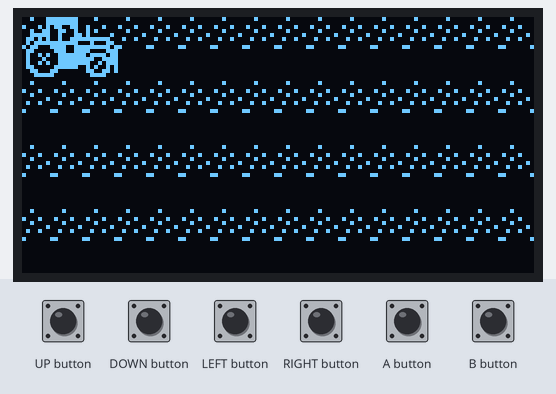
The sketch below on a simulated Arduboy, built with avr-gcc and run on an emulated ATmega32U4. On the bench: 128×64 one-colour display. The inputs (shaded band) are chosen by the test bench.

Above: at 1.11 s.
1.3 s: LEFT button pressed for 0.15 s
At 1.51 s:
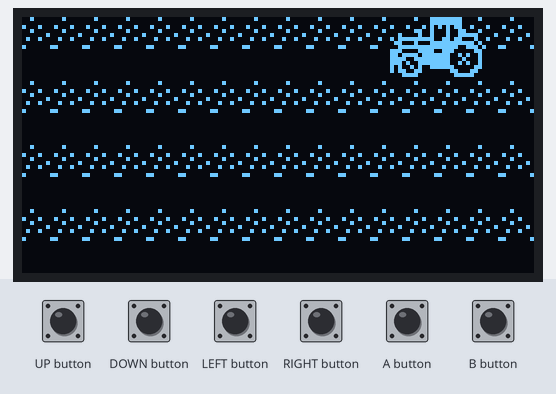
2.0 s: RIGHT button pressed for 0.15 s
At 2.24 s:
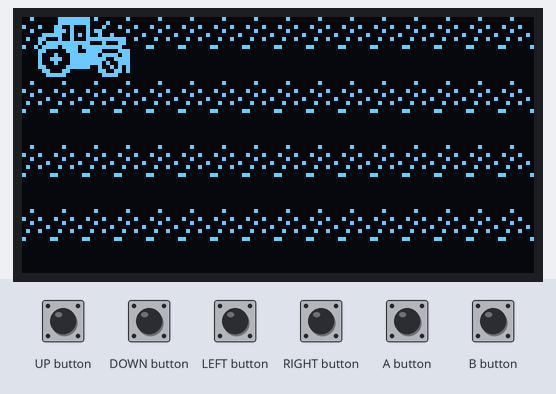
2.7 s: UP button pressed for 0.15 s
At 2.96 s:
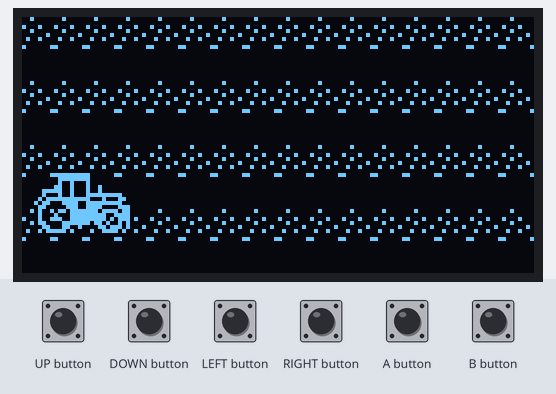
3.4 s: DOWN button pressed for 0.15 s
At 3.56 s:
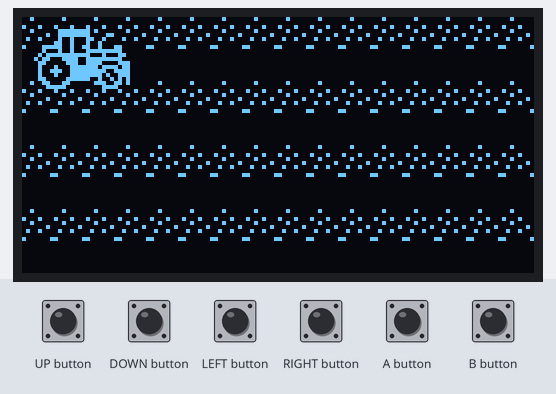
4.1 s: UP button pressed for 1 s
At 4.59 s:
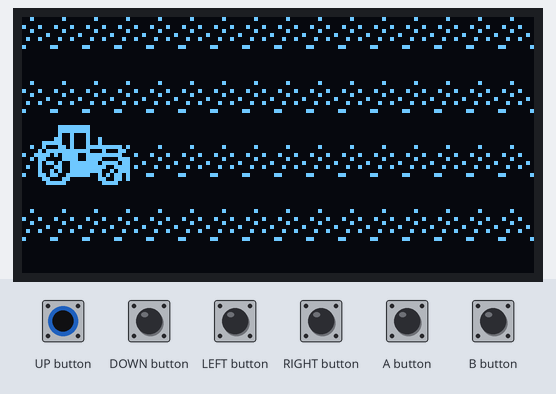
5.7 s: DOWN button pressed for 1 s
At 6.19 s:
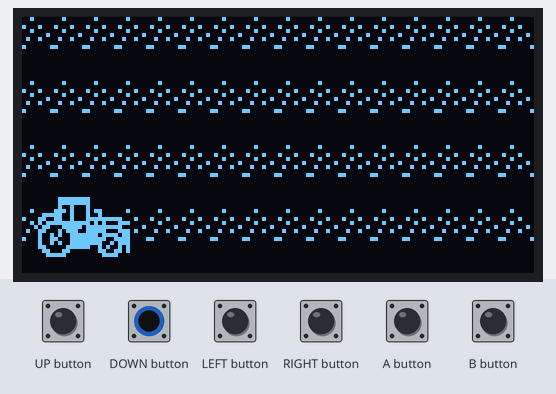

The sketch:

tractor.ino
```cpp
#include <Arduboy2.h>
#include "OldMcDonald.h"
#include "BitMaps.h"
#include <ArduboyTones.h>

Arduboy2 arduboy;
ArduboyTones sound(arduboy.audio.enabled);
Sprites sprites;

enum facingDirection {right, left};
enum facingDirection tractorDirection = right;

const int MAX_X_POS = 103; //farthest to the left the tractor can go before it wraps around
const int MAX_Y_POS = 47; //farthest to the bottom the tractor can go before it wraps around
const int BEEP_COOLDOWN = 60; //delay playing "beep beep" if the kid is pressing it too quickly
const int SONG_COOLDOWN = 120;


int tractorPositionX = 0;
int tractorPositionY = 0;
int beepCount = 0;
int songCount = 0;
byte frame = 0;

void setup() {
  arduboy.begin();
  arduboy.clear();
  arduboy.setFrameRate(30);
}

void loop() {
  bool moved = false;

  if (!(arduboy.nextFrame())) return;
  arduboy.clear();
  drawBackground();
  arduboy.pollButtons();

  if (tractorDirection == right) {
    sprites.drawSelfMasked(tractorPositionX, tractorPositionY, tractor_right, frame);
  }
  if (tractorDirection == left) {
    sprites.drawSelfMasked(tractorPositionX, tractorPositionY, tractor_left, frame);
  }
  if (arduboy.everyXFrames(1)) {
    if (arduboy.pressed(RIGHT_BUTTON)) {
      tractorPositionX = tractorPositionX + 3;
      if (tractorPositionX > MAX_X_POS) {
        tractorPositionX = 0;
      }
      tractorDirection = right;
      moved = true;
    }
    if (arduboy.pressed(LEFT_BUTTON)) {
      tractorPositionX = tractorPositionX - 3;
      if (tractorPositionX < 0) {
        tractorPositionX = MAX_X_POS + 1;
      }
      tractorDirection = left;
      moved = true;
    }
    if (arduboy.pressed(DOWN_BUTTON)) {
      tractorPositionY = tractorPositionY + 3;
      if (tractorPositionY > MAX_Y_POS) {
        tractorPositionY = 0;
      }
      moved = true;
    }
    if (arduboy.pressed(UP_BUTTON)) {
      tractorPositionY = tractorPositionY - 3;
      if (tractorPositionY < 0) {
        tractorPositionY = MAX_Y_POS + 1;
      }
      moved = true;
    }
  }
  if (arduboy.everyXFrames(2)) {
    frame++;
  }

  if (frame > 1) frame = 0;

  if (moved) {
    sound.tones(tractorSound);
  }
  if (arduboy.justPressed(A_BUTTON)) {
    if (beepCount == 0 || beepCount > BEEP_COOLDOWN) {
      sound.tones(beepBeepSound);
      beepCount = 1;
    }
  }
  if (beepCount > 0) {
    beepCount++;
  }
  if (arduboy.justPressed(B_BUTTON)) {
    if (songCount == 0 || songCount > SONG_COOLDOWN) {
      sound.tones(oldMcDonaldSong);
      songCount = 1;
    }
  }

  if (songCount > 0) {
    songCount++;
  }
  arduboy.display();
}

void drawBackground() {
  /* ganked background code from
      https://community.arduboy.com/t/make-your-own-arduboy-game-part-6-graphics/2440
  */
  for ( int backgroundx = 0; backgroundx < 128; backgroundx = backgroundx + 8 ) {
    //For each row in the column
    for ( int backgroundy = 0; backgroundy < 64; backgroundy = backgroundy + 16 ) {
      //Draw a background tile
      arduboy.drawBitmap( backgroundx, backgroundy, background, 8, 8, WHITE );
    }
  }
}
```

OldMcDonald.h
```cpp
#include <ArduboyTones.h>

const uint16_t oldMcDonaldSong[] PROGMEM = {
  NOTE_G4, 250, //Old
  NOTE_G4, 250, NOTE_G4, 250, NOTE_D4, 250, //McDonald
  NOTE_E4, 250, //had
  NOTE_REST, 10,
  NOTE_E4, 250, //a
  NOTE_D4, 500, //farm
  NOTE_REST, 100,
  NOTE_B5, 250, //E
  NOTE_REST, 10,
  NOTE_B5, 250, //I
  NOTE_REST, 10,
  NOTE_A5, 250, //E
  NOTE_REST, 10,
  NOTE_A5, 250, //I
  NOTE_REST, 10,
  NOTE_G5, 750, //O
  TONES_END
};

const uint16_t tractorSound[] PROGMEM = {
  NOTE_G3, 100,
  NOTE_G3, 100,
  NOTE_G3, 100,
  NOTE_G3, 100,
  TONES_END
};

const uint16_t beepBeepSound[] PROGMEM = {
  NOTE_B4, 200,
  NOTE_REST, 100,
  NOTE_B4, 500,
  TONES_END
};
```

Source omitted: BitMaps.h (data table, 1536 bytes)

Measured:
- after the input at 1.3 s, the display: changes after 0.20 s (image 1)
- after the input at 2.0 s, the display: first changes after 0.17 s (image 2 shows a later state)
- after the input at 2.7 s, the display: first changes after 0.19 s (image 3 shows a later state)
- after the input at 3.4 s, the display: changes after 0.16 s (image 4)
- after the input at 4.1 s, the display: changes after 0.34 s (image 5)
- after the input at 5.7 s, the display: changes after 0.34 s (image 6)
